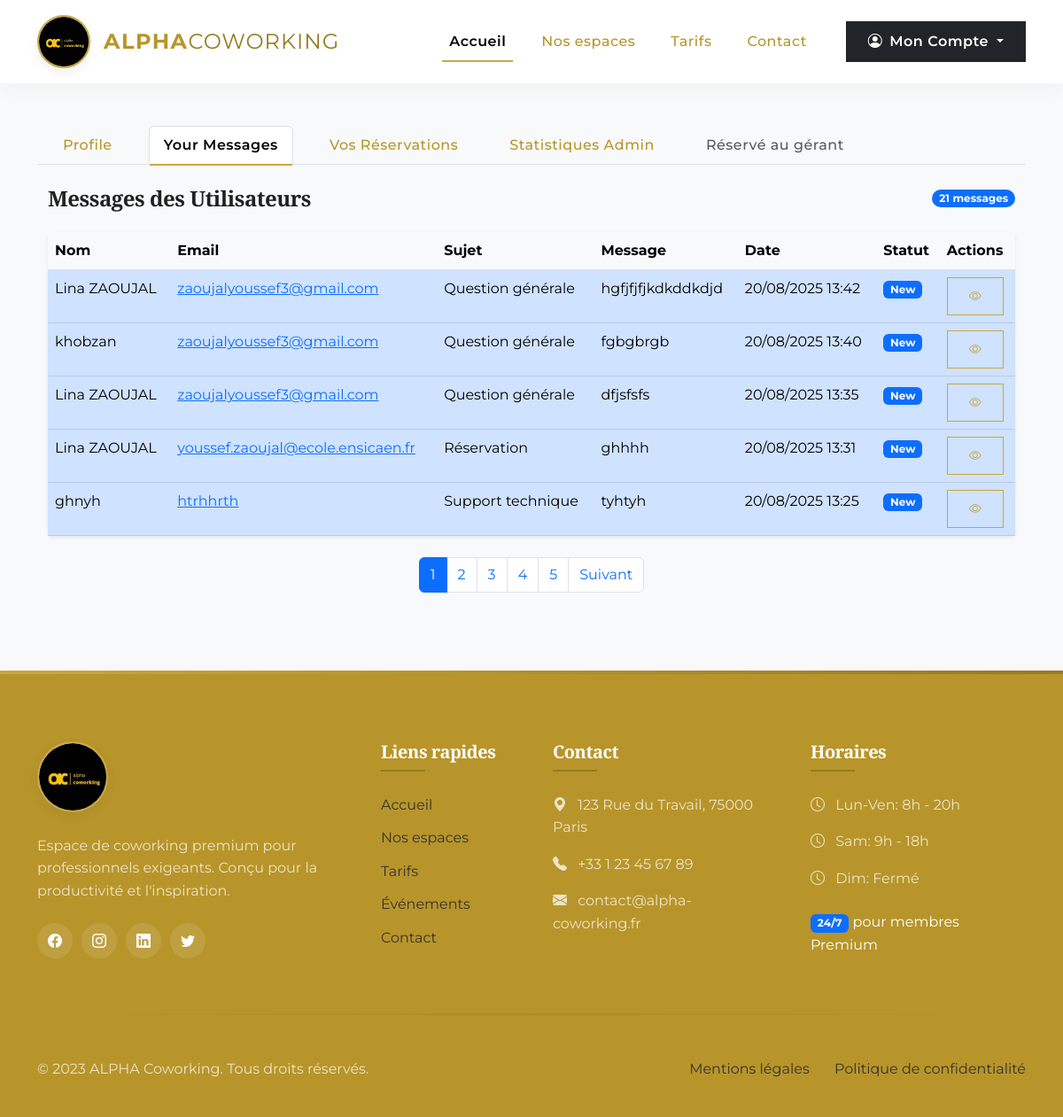
/dashboard/messages (signed in), run on the app's committed database.
### pythonic/models.py (models this page shows, shortened)
class ContactMessage(db.Model):
    id = db.Column(db.Integer, primary_key=True)
    full_name = db.Column(db.String(50), nullable=False)
    email = db.Column(db.String(120), nullable=False)
    subject = db.Column(db.String(100), nullable=False)
    message = db.Column(db.Text, nullable=False)
    date_submitted = db.Column(db.DateTime, nullable=False, default=datetime.utcnow)
    status = db.Column(db.String(20), nullable=False, default='new')  # new, in_progress, resolved

### pythonic/contact/routes.py (the view)
@contact.route('/dashboard/messages')
@login_required
def admin_messages():
    page = request.args.get('page', 1, type=int)
    message_id = request.args.get('message_id', None, type=int)
    per_page = 5
    if message_id:
        message = ContactMessage.query.get_or_404(message_id)
        if message.status == 'new':
            message.status = 'in_progress'
            db.session.commit()
        return render_template('message_detail.html', message=message)
    messages = ContactMessage.query.order_by(ContactMessage.date_submitted.desc())\
                       .paginate(page=page, per_page=per_page)
    return render_template('contact.html',
                         messages=messages,
                         active_tab='messages')

### pythonic/models.py (called while the page is built)
@login_manager.user_loader
def load_user(user_id):
    return User.query.get(int(user_id))

### pythonic/templates/contact.html (shortened to what this page needs)
{% extends "dashboard.html" %}
{% block contact %}
<div class="container-fluid py-4">
  <div class="d-flex justify-content-between align-items-center mb-4">
    <h2 class="h4 fw-bold mb-0">Messages des Utilisateurs</h2>
    <span class="badge bg-primary rounded-pill">{{ messages.total }} messages</span>
  </div>
  <div class="card border-0 shadow-sm">
    <div class="table-responsive">
      <table class="table table-hover mb-0">
        <thead class="table-light">
          <tr>
            <th>Nom</th>
            <th>Email</th>
            <th>Sujet</th>
            <th>Message</th>
            <th>Date</th>
            <th>Statut</th>
            <th>Actions</th>
          </tr>
        </thead>
        <tbody>
          {% for message in messages.items %}
          <tr class="{% if message.status == 'new' %}table-primary{% endif %}">
            <td>{{ message.full_name }}</td>
            <td><a href="mailto:{{ message.email }}">{{ message.email }}</a></td>
            <td>{{ message.subject }}</td>
            <td class="text-truncate" style="max-width: 200px;">{{ message.message }}</td>
            <td>{{ message.date_submitted.strftime('%d/%m/%Y %H:%M') }}</td>
            <td>
              <span class="badge
                {% if message.status == 'new' %}bg-primary
                {% elif message.status == 'in_progress' %}bg-warning text-dark
                {% else %}bg-success{% endif %}">
                {{ message.status|replace('_', ' ')|title }}
              </span>
            </td>
            <td>
              <a href="{{ url_for('contact.admin_messages', message_id=message.id) }}"
                 class="btn btn-sm btn-outline-primary">
                <i class="bi bi-eye"></i>
              </a>
            </td>
          </tr>
          {% else %}
          <tr>
            <td colspan="7" class="text-center py-4">Aucun message trouvé</td>
          </tr>
          {% endfor %}
        </tbody>
      </table>
    </div>
  </div>
  {% if messages.pages > 1 %}
  <nav class="mt-4" aria-label="Messages pagination">
    <ul class="pagination justify-content-center">
      {% for page_num in messages.iter_pages(left_edge=1, right_edge=1, left_current=2, right_current=3) %}
        {% if page_num %}
          <li class="page-item {% if page_num == messages.page %}active{% endif %}">
            <a class="page-link" href="{{ url_for('contact.admin_messages', page=page_num) }}">{{ page_num }}</a>
          </li>
        {% else %}
          <li class="page-item disabled">
            <span class="page-link">...</span>
          </li>
        {% endif %}
      {% endfor %}
      {% if messages.has_next %}
      <li class="page-item">
        <a class="page-link" href="{{ url_for('contact.admin_messages', page=messages.next_num) }}">Suivant</a>
      </li>
      {% endif %}
    </ul>
  </nav>
  {% endif %}
</div>
{% endblock %}

### pythonic/templates/layout.html (style rules this page uses)
:root { --marron-fonce: #B8952A; --marron-dore: #C8A845; --marron-clair: #967A1F; --beige: #333333; --beige-clair: #F8F9FA; --blanc: #FFFFFF; --noir: #212121; --transition: all 0.4s cubic-bezier(0.645, 0.045, 0.355, 1); }
body { font-family: 'Montserrat', sans-serif; background-color: var(--beige-clair); color: var(--noir); overflow-x: hidden; line-height: 1.6; }
h1, h2, h3, h4, h5, .display-1, .display-2, .display-3 { font-family: 'Playfair Display', serif; font-weight: 600; color: var(--marron-fonce); letter-spacing: -0.5px; }
.btn { padding: 10px 24px; font-weight: 600; letter-spacing: 0.5px; border-radius: 0; transition: var(--transition); position: relative; overflow: hidden; }
.btn-outline-primary { color: var(--marron-dore); border-color: var(--marron-dore); background-color: transparent; }

### data on the page
ContactMessage: full_name "Lina ZAOUJAL", email "zaoujalyoussef3@gmail.com", subject "Question générale", message "hgfjfjfjkdkddkdjd", date_submitted "20/08/2025 13:42", status "New"
ContactMessage: full_name "khobzan", email "zaoujalyoussef3@gmail.com", subject "Question générale", message "fgbgbrgb", date_submitted "20/08/2025 13:40", status "New"
ContactMessage: full_name "Lina ZAOUJAL", email "zaoujalyoussef3@gmail.com", subject "Question générale", message "dfjsfsfs", date_submitted "20/08/2025 13:35", status "New"
ContactMessage: full_name "Lina ZAOUJAL", email "youssef.zaoujal@ecole.ensicaen.fr", subject "Réservation", message "ghhhh", date_submitted "20/08/2025 13:31", status "New"
ContactMessage: full_name "ghnyh", email "htrhhrth", subject "Support technique", message "tyhtyh", date_submitted "20/08/2025 13:25", status "New"

### other printed values
{{ messages.total }} "21"
{{ page_num }} "1" "2" "3" "4" "5"
